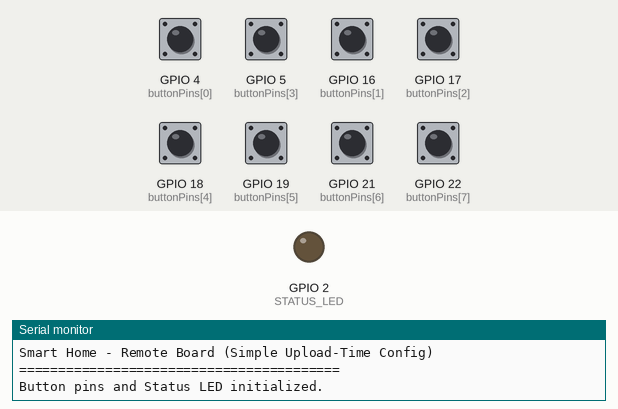
Bench run of a sketch on a simulated ESP32. Shown: output pins drawn as LEDs (lit = HIGH), the last lines printed to the serial monitor. Inputs (shaded band) come from the test bench; at power-on: GPIO 4 (buttonPins[0]), GPIO 5 (buttonPins[3]), GPIO 16 (buttonPins[1]), GPIO 17 (buttonPins[2]), GPIO 18 (buttonPins[4]), GPIO 19 (buttonPins[5]), GPIO 21 (buttonPins[6]), GPIO 22 (buttonPins[7]) HIGH.

Above: at 0.1 s.
At 2.1 s:
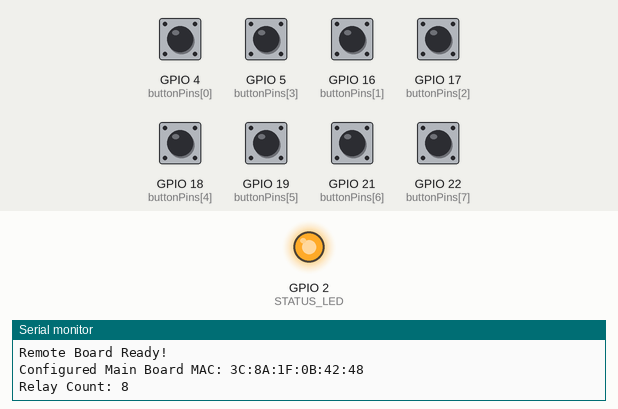
2.2 s: GPIO 4 (buttonPins[0]) pulled LOW for 0.15 s
At 2.8 s:
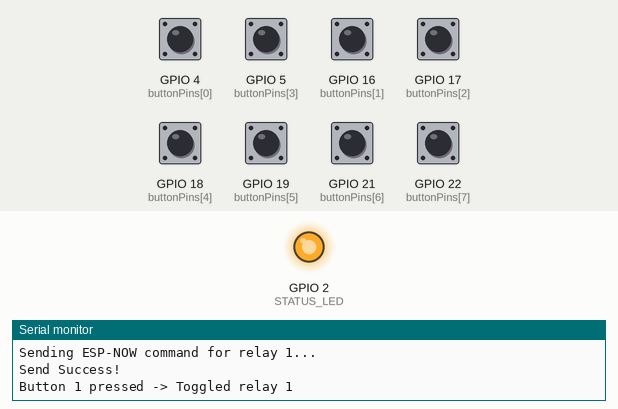
Timing chart, 0 to 5.2 s (numbered marks = the images above; inputs shaded):
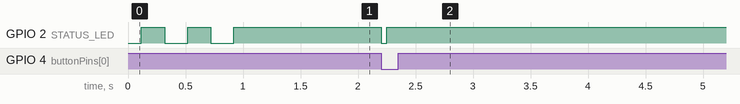

Measured:
- after the input at 2.2 s, GPIO 2 (STATUS_LED): HIGH → LOW at once, → HIGH 0.05 s later

The sketch:

remote_board.ino
```cpp
#include <WiFi.h>
#include <esp_now.h>

// ============================================
// UPLOAD-TIME CONFIGURATION
// ============================================
// Set the relay count to match your Main Board (usually 8)
const uint8_t relayCount = 8;

// Enter the MAC Address of your Main Board here.
// You can find the Main Board's MAC address in the Main Board's Serial Monitor or Setup Portal.
// Replace the placeholder values below with your Main Board's actual MAC bytes (e.g. 0x24, 0x0A, etc.)
const uint8_t mainMAC[6] = {0x3C, 0x8A, 0x1F, 0x0B, 0x042, 0x48};

// ============================================
// PIN DEFINITIONS
// ============================================
const uint8_t buttonPins[8] = {4, 16, 17, 5, 18, 19, 21, 22};
#define STATUS_LED    2

// ============================================
// CONSTANTS
// ============================================
#define MAX_BUTTONS    8
#define DEBOUNCE_DELAY 50

// ============================================
// ESP-NOW STRUCTURE (Must match main board)
// ============================================
typedef struct {
  uint8_t cmd;        // 1 = toggle relay
  uint8_t relayNum;
} Message;

// ============================================
// GLOBAL VARIABLES
// ============================================
Message msg;
bool lastButtonState[8] = {false};
unsigned long lastDebounceTime[8] = {0};

// ============================================
// FUNCTION DECLARATIONS
// ============================================
void setupPins();
void initESPNow();
void sendCommand(uint8_t relay);
void checkButtons();
void blinkLED(int times, int duration);

// ============================================
// SETUP
// ============================================
void setup() {
  Serial.begin(115200);
  Serial.println("\n\n=========================================");
  Serial.println("Smart Home - Remote Board (Simple Upload-Time Config)");
  Serial.println("=========================================\n");

  setupPins();

  // ESP-NOW requires WiFi mode to be STA, but no connection to router is needed!
  WiFi.mode(WIFI_STA);
  delay(100);

  // Print this board's MAC address (in case the user needs it for the main board)
  Serial.print("Remote Board MAC Address: ");
  Serial.println(WiFi.macAddress());

  initESPNow();

  // Keep STATUS_LED solid ON to show powered and ready status
  digitalWrite(STATUS_LED, HIGH);
  Serial.println("\nRemote Board Ready!");
  Serial.printf("Configured Main Board MAC: %02X:%02X:%02X:%02X:%02X:%02X\n",
                mainMAC[0], mainMAC[1], mainMAC[2], mainMAC[3], mainMAC[4], mainMAC[5]);
  Serial.printf("Relay Count: %d\n", relayCount);

  blinkLED(2, 200);
  digitalWrite(STATUS_LED, HIGH); // Stay solid ON
}

// ============================================
// LOOP
// ============================================
void loop() {
  checkButtons();
}

// ============================================
// ESP-NOW FUNCTIONS
// ============================================
void initESPNow() {
  if (esp_now_init() != ESP_OK) {
    Serial.println("ESP-NOW init FAILED!");
    blinkLED(5, 100);
    return;
  }

  Serial.println("ESP-NOW init SUCCESS");

  // Register main board peer
  esp_now_peer_info_t peer;
  memset(&peer, 0, sizeof(peer));
  memcpy(peer.peer_addr, mainMAC, 6);
  peer.channel = 0;
  peer.encrypt = false;
  peer.ifidx = WIFI_IF_STA;

  if (esp_now_add_peer(&peer) == ESP_OK) {
    Serial.println("Main board peer registered successfully!");
  } else {
    Serial.println("Failed to register main board peer!");
    blinkLED(4, 150);
  }
}

void sendCommand(uint8_t relay) {
  msg.cmd = 1;
  msg.relayNum = relay;

  Serial.printf("Sending ESP-NOW command for relay %d...\n", relay + 1);
  esp_err_t result = esp_now_send(mainMAC, (uint8_t*)&msg, sizeof(msg));

  if (result == ESP_OK) {
    Serial.println("Send Success!");
    // Briefly blink status LED to give feedback
    digitalWrite(STATUS_LED, LOW);
    delay(50);
    digitalWrite(STATUS_LED, HIGH);
  } else {
    Serial.println("Send Failed!");
    // Fast double blink to indicate error
    blinkLED(2, 50);
    digitalWrite(STATUS_LED, HIGH);
  }
}

// ============================================
// HARDWARE FUNCTIONS
// ============================================
void setupPins() {
  for (int i = 0; i < MAX_BUTTONS; i++) {
    pinMode(buttonPins[i], INPUT_PULLUP);
    lastButtonState[i] = digitalRead(buttonPins[i]);
  }

  pinMode(STATUS_LED, OUTPUT);
  digitalWrite(STATUS_LED, LOW);
  Serial.println("Button pins and Status LED initialized.");
}

void checkButtons() {
  for (int i = 0; i < MAX_BUTTONS; i++) {
    bool currentState = digitalRead(buttonPins[i]);

    if (currentState != lastButtonState[i]) {
      if (millis() - lastDebounceTime[i] > DEBOUNCE_DELAY) {
        if (currentState == LOW) {
          if (i < relayCount) {
            sendCommand(i);
            Serial.printf("Button %d pressed -> Toggled relay %d\n", i + 1, i + 1);
          } else {
            Serial.printf("Button %d pressed -> Ignored (Relay index exceeds relayCount of %d)\n", i + 1, relayCount);
            blinkLED(2, 100);
            digitalWrite(STATUS_LED, HIGH);
          }
        }
        lastDebounceTime[i] = millis();
      }
    }
    lastButtonState[i] = currentState;
  }
}

void blinkLED(int times, int duration) {
  for (int i = 0; i < times; i++) {
    digitalWrite(STATUS_LED, HIGH);
    delay(duration);
    digitalWrite(STATUS_LED, LOW);
    delay(duration);
  }
}
```
